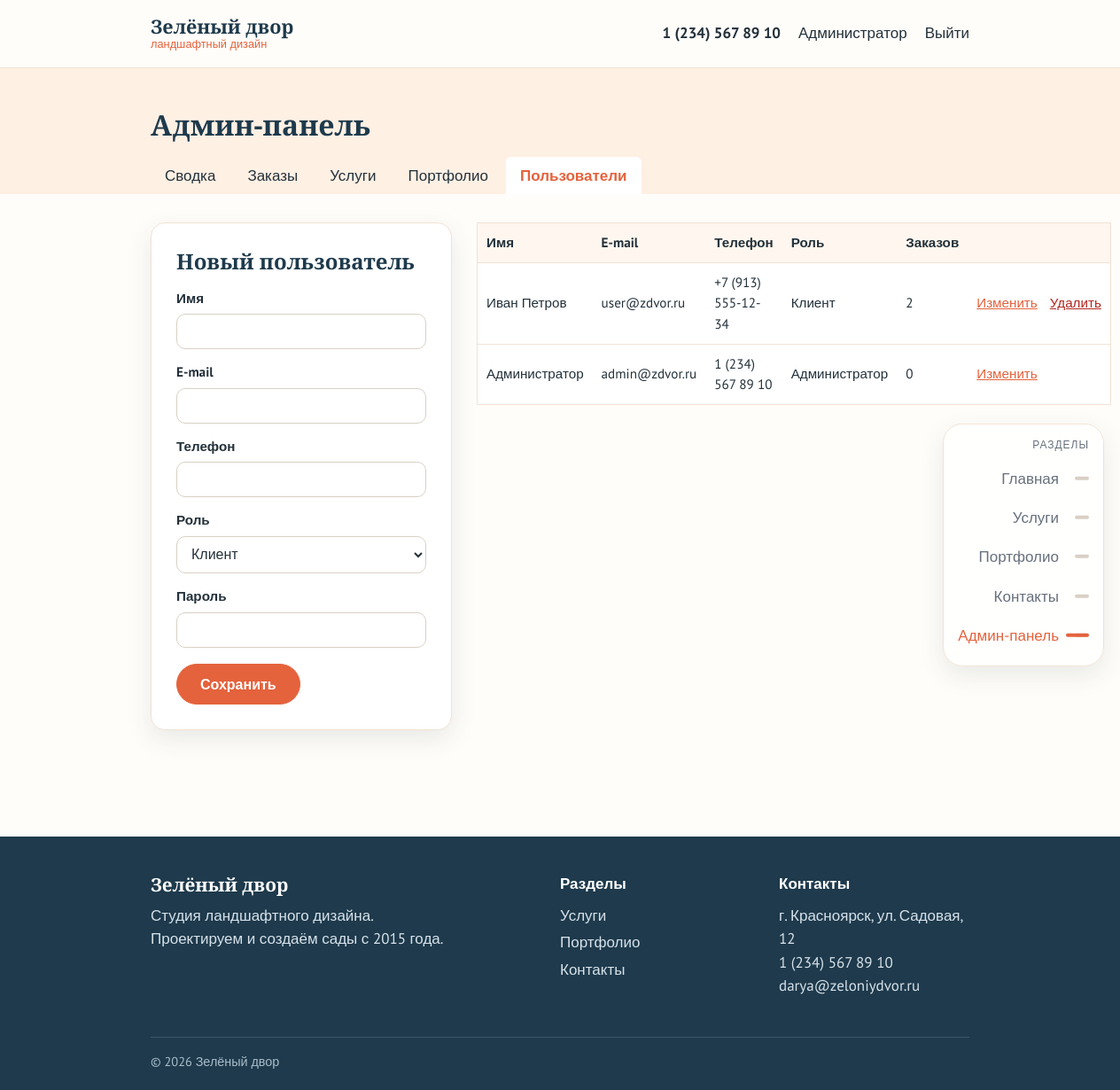
The page /admin/users.php (signed in) on the database its author committed.
### tables this page shows
CREATE TABLE users (
    id         INT AUTO_INCREMENT PRIMARY KEY,
    name       VARCHAR(100) NOT NULL,
    email      VARCHAR(100) NOT NULL UNIQUE,
    phone      VARCHAR(20)  NOT NULL DEFAULT '',
    password   VARCHAR(255) NOT NULL,
    role       ENUM('user', 'admin') NOT NULL DEFAULT 'user',
    created_at DATETIME NOT NULL DEFAULT CURRENT_TIMESTAMP
);

### includes/functions.php (called while the page is built, shortened)
<?php
function db(): PDO
{
    static $pdo = null;
    if ($pdo === null) {
        $pdo = new PDO(
            'mysql:host=' . DB_HOST . ';dbname=' . DB_NAME . ';charset=utf8mb4',
            DB_USER,
            DB_PASS,
            [
                PDO::ATTR_ERRMODE            => PDO::ERRMODE_EXCEPTION,
                PDO::ATTR_DEFAULT_FETCH_MODE => PDO::FETCH_ASSOC,
            ]
        );
    }
    return $pdo;
}
function e($text): string
{
    return htmlspecialchars((string)$text, ENT_QUOTES, 'UTF-8');
}
function current_user(): ?array
{
    return $_SESSION['user'] ?? null;
}
function is_admin(): bool
{
    return (current_user()['role'] ?? '') === 'admin';
}

### admin/users.php (the view, shortened to what this page needs)
<?php
require_once '../includes/functions.php';
$me = current_user();
$edit = ['id' => 0, 'name' => '', 'email' => '', 'phone' => '', 'role' => 'user'];
$users = db()->query(
    'SELECT users.*, COUNT(orders.id) AS orders_count
     FROM users LEFT JOIN orders ON orders.user_id = users.id
     GROUP BY users.id ORDER BY users.created_at DESC'
)->fetchAll();
require '../includes/header.php';
require 'nav.php';
?>
<section class="section container admin-layout">
    <form class="form" method="post">
        <h2><?= $edit['id'] ? 'Редактирование пользователя' : 'Новый пользователь' ?></h2>
        <label>Имя <input type="text" name="name" required value="<?= e($edit['name']) ?>"></label>
        <label>E-mail <input type="email" name="email" required value="<?= e($edit['email']) ?>"></label>
        <label>Телефон <input type="tel" name="phone" value="<?= e($edit['phone']) ?>"></label>
        <label>Роль
            <select name="role">
                <option value="user">Клиент</option>
            </select>
        </label>
        <label>Пароль <input type="password" name="password" minlength="6"
               placeholder="<?= $edit['id'] ? 'Оставьте пустым, чтобы не менять' : '' ?>"></label>
        <button class="btn" type="submit">Сохранить</button>
    </form>
    <table class="table">
        <tr><th>Имя</th><th>E-mail</th><th>Телефон</th><th>Роль</th><th>Заказов</th><th></th></tr>
        <?php foreach ($users as $u): ?>
            <tr>
                <td><?= e($u['name']) ?></td>
                <td><?= e($u['email']) ?></td>
                <td><?= e($u['phone']) ?></td>
                <td><?= $u['role'] === 'admin' ? 'Администратор' : 'Клиент' ?></td>
                <td><?= $u['orders_count'] ?></td>
                <td class="table__actions">
                    <a href="?edit=<?= $u['id'] ?>">Изменить</a>
                    <?php if ($u['id'] != $me['id']): ?>
                        <form method="post" data-confirm="Удалить пользователя и все его заказы?">
                            <button class="link-button link-button--danger">Удалить</button>
                        </form>
                    <?php endif; ?>
                </td>
            </tr>
        <?php endforeach; ?>
    </table>
</section>
<?php require '../includes/footer.php'; ?>

### includes/header.php (shortened to what this page needs)
<?php
$user    = current_user();
$current = basename($_SERVER['SCRIPT_NAME']);
$inAdmin = strpos($_SERVER['SCRIPT_NAME'], '/admin/') !== false;
$menu = [
    'index.php'     => 'Главная',
    'services.php'  => 'Услуги',
    'portfolio.php' => 'Портфолио',
    'contacts.php'  => 'Контакты',
];
?>
<!DOCTYPE html>
<html lang="ru">
<head>
    <link rel="stylesheet" href="<?= BASE_URL ?>assets/css/style.css?v=<?= filemtime(__DIR__ . '/../assets/css/style.css') ?>">
</head>
<body>
<header class="header">
    <div class="container header__inner">
        <a class="logo" href="<?= BASE_URL ?>index.php"><?= SITE_NAME ?><small>ландшафтный дизайн</small></a>
        <nav class="nav">
            <div class="nav__menu">
                <span class="nav__caption">Разделы</span>
                <?php foreach ($menu as $file => $label): ?>
                    <a href="<?= BASE_URL . $file ?>"
                       class="<?= !$inAdmin && $current === $file ? 'active' : '' ?>"><span><?= $label ?></span><i class="nav__dash"></i></a>
                <?php endforeach; ?>
                <?php if (is_admin()): ?>
                    <a href="<?= BASE_URL ?>admin/index.php" class="<?= $inAdmin ? 'active' : '' ?>"><span>Админ-панель</span><i class="nav__dash"></i></a>
                <?php endif; ?>
            </div>
            <div class="nav__actions">
                <a class="header__phone" href="tel:12345678910">1 (234) 567 89 10</a>
                <?php if ($user): ?>
                    <a href="<?= BASE_URL ?>profile.php" class="<?= $current === 'profile.php' ? 'active' : '' ?>"><?= e($user['name']) ?></a>
                    <a href="<?= BASE_URL ?>logout.php">Выйти</a>
                <?php else: ?>
                    <a href="<?= BASE_URL ?>login.php">Войти</a>
                    <a href="<?= BASE_URL ?>register.php" class="btn btn--small">Регистрация</a>
                <?php endif; ?>
            </div>
        </nav>
    </div>
</header>
<main>

### rows shown on the page
users: name "Администратор", email "admin@zdvor.ru", phone "1 (234) 567 89 10", role "Администратор", orders_count "0"
users: name "Иван Петров", email "user@zdvor.ru", phone "+7 (913) 555-12-34", role "Клиент", orders_count "2"

### other values the page prints
SITE_NAME "Зелёный двор"
$label "Главная"
$label "Услуги"
$label "Портфолио"
$label "Контакты"
$label "Сводка"
$label "Заказы"
$label "Пользователи"
